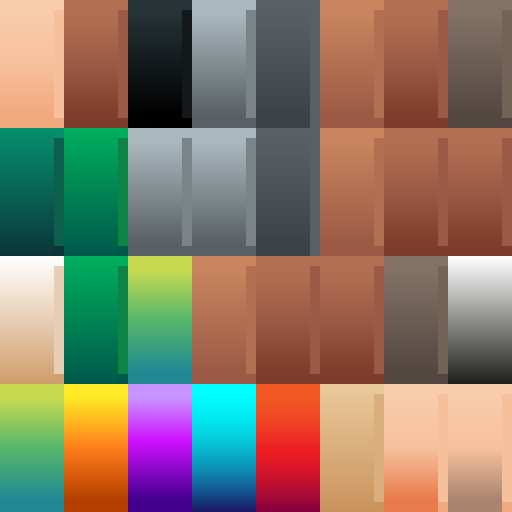
#> input picture sorgenti3d/oggetti/rogue_texture.png, 1024 x 1024 px (shown at 1/2 size); its folder holds 8 pictures in this run
$ python genera_arte.py
#> lines starting #> are read from the running program, lines starting #| are printed output that depends on the picture; after the words box and inside, x2 and y2 are one past the last pixel; in counts of white or black regions, pixels touching at a corner belong together
#!/usr/bin/env python3
"""Strumento di lavoro: crea la grafica che non nasce dai modelli 3D.

Uso (dalla cartella del progetto):
    python3 strumenti/genera_arte.py texture     # texture ricolorate per i modelli
    python3 strumenti/genera_arte.py ambiente    # mattoni, sfondi, icona, palette
    python3 strumenti/genera_arte.py             # tutto

Le texture ricolorate finiscono in sorgenti3d/oggetti (le usa render_sprite.gd),
la grafica d'ambiente in arte/ambiente (la usa il gioco).
"""
import colorsys
import sys
from pathlib import Path

import numpy as np
from PIL import Image

RADICE = Path(__file__).resolve().parent.parent
OGGETTI = RADICE / "sorgenti3d" / "oggetti"
AMBIENTE = RADICE / "arte" / "ambiente"


# ---------------------------------------------------------------- texture

def _hsv(img: np.ndarray) -> np.ndarray:
    """RGB 0..1 -> HSV 0..1, vettoriale."""
    r, g, b = img[..., 0], img[..., 1], img[..., 2]
    mx = img.max(axis=-1)
    mn = img.min(axis=-1)
    d = mx - mn
    h = np.zeros_like(mx)
    m = d > 1e-6
    rm = m & (mx == r)
    gm = m & (mx == g) & ~rm
    bm = m & ~rm & ~gm
    h[rm] = ((g - b)[rm] / d[rm]) % 6.0
    h[gm] = (b - r)[gm] / d[gm] + 2.0
    h[bm] = (r - g)[bm] / d[bm] + 4.0
    h = h / 6.0
    s = np.where(mx > 1e-6, d / np.maximum(mx, 1e-6), 0.0)
    return np.stack([h, s, mx], axis=-1)


def _rgb(hsv: np.ndarray) -> np.ndarray:
    h, s, v = hsv[..., 0], hsv[..., 1], hsv[..., 2]
    i = np.floor(h * 6.0).astype(int) % 6
    f = h * 6.0 - np.floor(h * 6.0)
    p = v * (1 - s)
    q = v * (1 - f * s)
    t = v * (1 - (1 - f) * s)
    out = np.zeros(hsv.shape)
    for k, (a, b, c) in enumerate([(v, t, p), (q, v, p), (p, v, t), (p, q, v), (t, p, v), (v, p, q)]):
        m = i == k
        out[..., 0][m] = a[m]
        out[..., 1][m] = b[m]
        out[..., 2][m] = c[m]
    return out


def ricolora(origine: str, destinazione: str, regole: list) -> None:
    """Ogni regola: (h_min, h_max, s_min, s_max, v_min, v_max) -> (h, s_mul, s_add, v_mul, v_add).

    h = None lascia la tinta com'è. Le tinte sono in gradi. Vince la prima regola che combacia.
    """
    img = np.asarray(Image.open(OGGETTI / origine).convert("RGB")).astype(float) / 255.0
    hsv = _hsv(img)
    h, s, v = hsv[..., 0] * 360.0, hsv[..., 1], hsv[..., 2]
    fatto = np.zeros(h.shape, dtype=bool)
    nuovo = hsv.copy()
    for (h0, h1, s0, s1, v0, v1), (nh, sm, sa, vm, va) in regole:
        if h0 <= h1:
            mh = (h >= h0) & (h <= h1)
        else:  # intervallo a cavallo dello zero (rossi)
            mh = (h >= h0) | (h <= h1)
        m = mh & (s >= s0) & (s <= s1) & (v >= v0) & (v <= v1) & ~fatto
        if nh is not None:
            nuovo[..., 0][m] = nh / 360.0
        nuovo[..., 1][m] = np.clip(s[m] * sm + sa, 0, 1)
        nuovo[..., 2][m] = np.clip(v[m] * vm + va, 0, 1)
        fatto |= m
    out = (_rgb(nuovo) * 255.0 + 0.5).astype(np.uint8)
    Image.fromarray(out, "RGB").save(OGGETTI / destinazione)
    print("texture:", destinazione)


def texture() -> None:
    # Il Non Narrato: mantello e cappuccio viola-notte, volto inghiottito dal buio.
    ricolora("rogue_texture.png", "protagonista_texture.png", [
        ((10, 40, 0.10, 0.48, 0.80, 1.0), (262, 0.0, 0.35, 0.0, 0.05)),      # pelle -> vuoto
        ((120, 200, 0.25, 1.0, 0.0, 1.0), (258, 0.0, 0.34, 0.50, 0.06)),      # verde -> viola-notte
        ((40, 120, 0.25, 1.0, 0.0, 1.0), (250, 0.0, 0.25, 0.55, 0.10)),       # orli giallo-verdi
        ((0, 45, 0.30, 1.0, 0.0, 1.0), (22, 0.45, 0.0, 0.62, 0.0)),           # cuoio più scuro
        ((0, 360, 0.0, 0.30, 0.0, 1.0), (235, 1.0, 0.06, 0.92, 0.0)),         # grigi appena freddi
    ])
#> in _hsv, `m = d > 1e-6`:
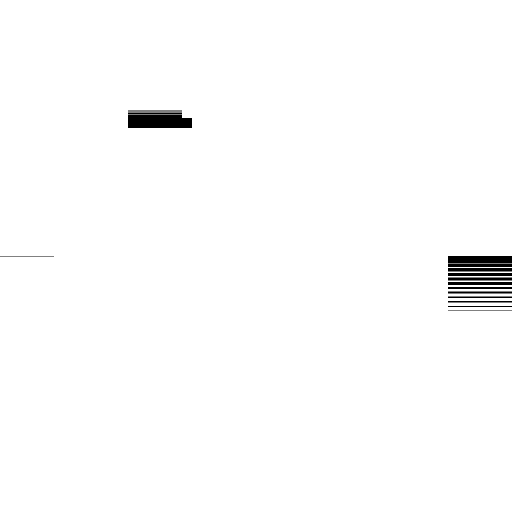
#> m: shape (1024, 1024) bool (shown at 1/2 size); 98.9% white; 16 black regions, largest, box (x1, y1, x2, y2) and area: (256, 229, 384, 256) 3316, (896, 512, 1024, 526) 1792, (896, 527, 1024, 534) 896
#> in _hsv, `rm = m & (mx == r)`: rm: shape (1024, 1024) bool; 58.6% white; 13 black regions, largest, box (x1, y1, x2, y2) and area: (0, 0, 640, 1024) 426092, (896, 512, 1024, 526) 1792, (896, 527, 1024, 534) 896
#> in _hsv, `gm = m & (mx == g) & ~rm`: gm: shape (1024, 1024) bool; 14.8% white; 16 white regions, largest, box (x1, y1, x2, y2) and area: (0, 256, 384, 987) 150944, (384, 768, 512, 776) 1024, (384, 778, 512, 783) 640
#> in _hsv, `bm = m & ~rm & ~gm`: bm: shape (1024, 1024) bool; 25.5% white; 5 white regions, box (x1, y1, x2, y2) and area: (256, 0, 640, 512) 190700, (256, 731, 512, 1024) 68480, (0, 987, 128, 1024) 4736, (0, 486, 128, 512) 3208, (0, 483, 108, 485) 216
#> in _hsv, `h[gm] = (b - r)[gm] / d[gm] + 2.0`: h: shape (1024, 1024) float64; min 0, max 6, mean 0.667
#> after the loop in ricolora, `for (h0, h1, s0, s1, v0, v1), (nh, sm, sa, vm, va) in regole:`: fatto: shape (1024, 1024) bool; 94.4% white; 7 black regions, largest, box (x1, y1, x2, y2) and area: (256, 768, 640, 1024) 58112, (256, 208, 364, 210) 216, (256, 212, 364, 214) 216
#> after the loop in ricolora, `for (h0, h1, s0, s1, v0, v1), (nh, sm, sa, vm, va) in regole:`:
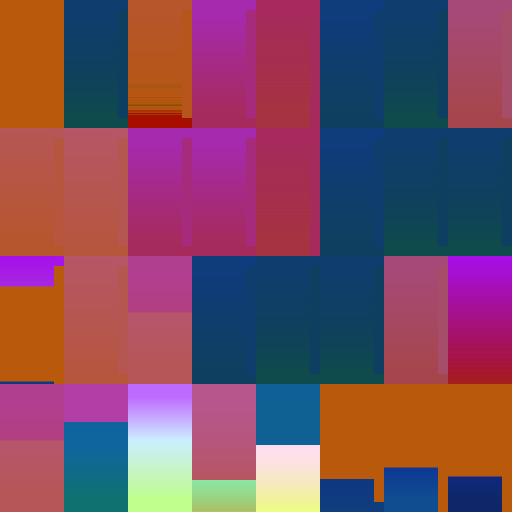
#> nuovo: shape (1024, 1024, 3) float64 (shown at 1/2 size); mean R, G, B 0.481, 0.301, 0.384
#> in _rgb, `i = np.floor(h * 6.0).astype(int) % 6`:
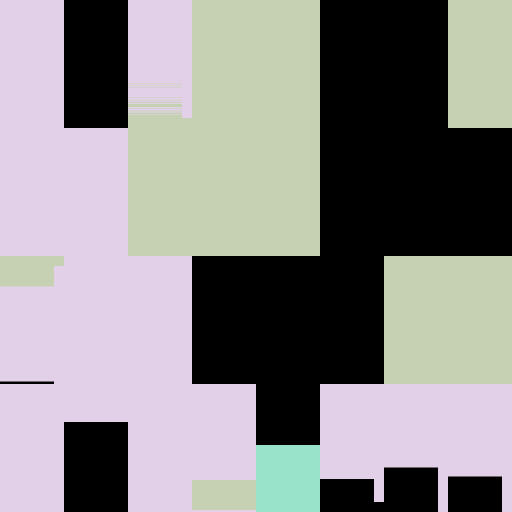
#> i: shape (1024, 1024) int64 (shown at 1/2 size); 4 distinct labels, from 0 to 5; one colour per label, 0 black
#> the loop in _rgb, `for k, (a, b, c) in enumerate([(v, t, p), (q, v, p), (p, v, t), (p, q,..` made 6 passes
#> after the loop in _rgb, `for k, (a, b, c) in enumerate([(v, t, p), (q, v, p), (p, v, t), (p, q,..`:
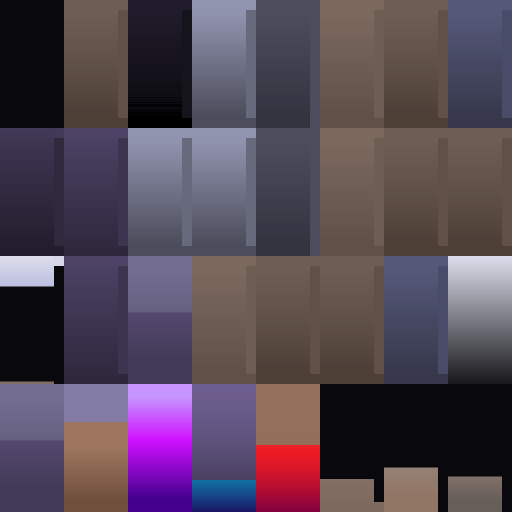
#> out: shape (1024, 1024, 3) float64 (shown at 1/2 size); mean of channels 0, 1, 2 0.334, 0.28, 0.336; drawn as R, G, B
    # Scheletri: ossa pallide e fredde, stoffe spente.
    ricolora("skeleton_texture.png", "scheletro_texture.png", [
        ((15, 60, 0.0, 0.45, 0.70, 1.0), (48, 0.55, 0.0, 0.90, 0.0)),         # ossa
        ((330, 15, 0.40, 1.0, 0.0, 1.0), (352, 0.85, 0.0, 0.62, 0.0)),        # rosso -> sangue secco
        ((200, 290, 0.25, 1.0, 0.0, 1.0), (268, 0.75, 0.0, 0.60, 0.0)),       # blu/viola -> stoffa logora
        ((0, 45, 0.30, 1.0, 0.0, 1.0), (24, 0.50, 0.0, 0.65, 0.0)),           # cuoio/legno
        ((0, 360, 0.0, 0.30, 0.0, 1.0), (230, 1.0, 0.05, 0.88, 0.0)),         # metallo
    ])
#> call 2 of ricolora, with origine = 'skeleton_texture.png', destinazione = 'scheletro_texture.png'
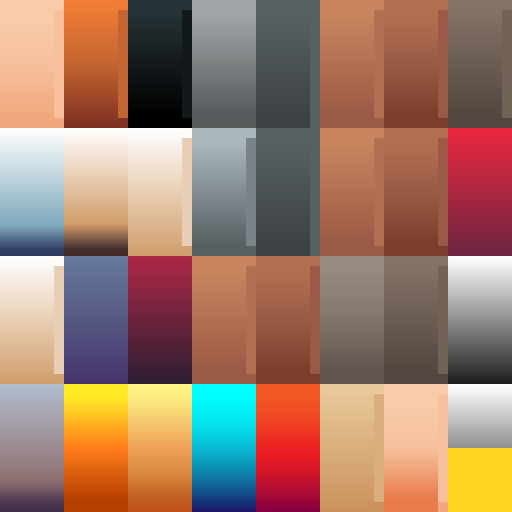
#> input picture sorgenti3d/oggetti/skeleton_texture.png, 1024 x 1024 px (shown at 1/2 size)
#> in _hsv (call 2), `d = mx - mn`:
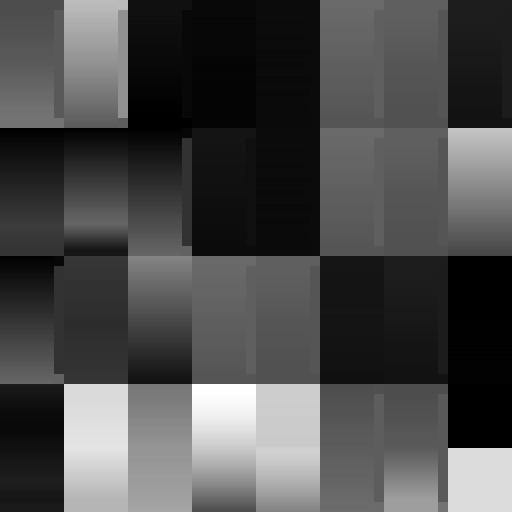
#> d: shape (1024, 1024) float64 (shown at 1/2 size); min 0, max 1, mean 0.296
#> in _hsv (call 2), `m = d > 1e-6`: m: shape (1024, 1024) bool; 98% white; 29 black regions, largest, box (x1, y1, x2, y2) and area: (0, 229, 384, 257) 3680, (896, 512, 1024, 526) 1792, (896, 768, 1024, 782) 1792
#> in _hsv (call 2), `rm = m & (mx == r)`: rm: shape (1024, 1024) bool; 72% white; 26 black regions, largest, box (x1, y1, x2, y2) and area: (0, 0, 640, 1024) 275032, (0, 1002, 128, 1024) 2816, (896, 512, 1024, 526) 1792
#> in _hsv (call 2), `gm = m & (mx == g) & ~rm`:
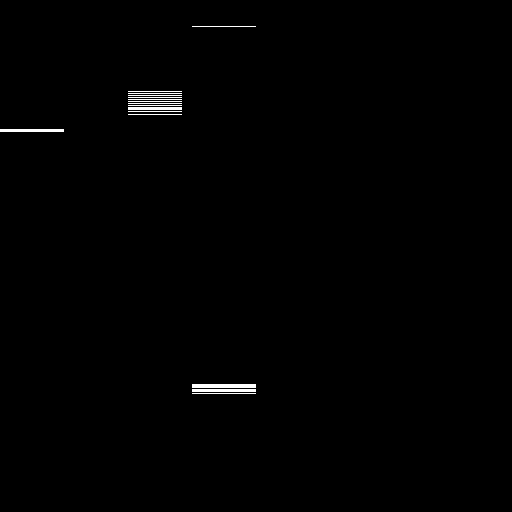
#> gm: shape (1024, 1024) bool (shown at 1/2 size); 0.42% white; 19 white regions, largest, box (x1, y1, x2, y2) and area: (384, 768, 512, 776) 1024, (384, 778, 512, 783) 640, (256, 217, 364, 220) 324
#> the loop in _rgb (call 2), `for k, (a, b, c) in enumerate([(v, t, p), (q, v, p), (p, v, t), (p, q,..` made 6 passes


REGOLE_CUPE = [
    # (tinta da-a, saturazione da-a, luminosità da-a) -> (nuova tinta, sat×, sat+, lum×, lum+)
    ((10, 40, 0.10, 0.48, 0.80, 1.0), (262, 0.0, 0.35, 0.0, 0.05)),       # pelle -> vuoto (il Non Narrato non ha volto)
    ((120, 175, 0.25, 1.0, 0.0, 1.0), (258, 0.0, 0.34, 0.50, 0.06)),       # verdi -> viola-notte
    ((175, 200, 0.25, 1.0, 0.0, 1.0), (196, 0.55, 0.0, 0.55, 0.0)),        # verde-acqua -> acqua scura
    ((60, 120, 0.25, 1.0, 0.0, 1.0), (250, 0.0, 0.25, 0.55, 0.10)),        # giallo-verdi -> viola
    ((40, 60, 0.30, 1.0, 0.0, 1.0), (36, 0.55, 0.0, 0.62, 0.0)),           # oro -> bronzo spento
    ((200, 255, 0.20, 1.0, 0.0, 1.0), (222, 0.45, 0.0, 0.62, 0.0)),        # blu -> acciaio freddo
    ((255, 320, 0.20, 1.0, 0.0, 1.0), (272, 0.6, 0.0, 0.58, 0.0)),         # viola e magenta -> vino scuro
    ((320, 360, 0.35, 1.0, 0.0, 1.0), (352, 0.75, 0.0, 0.58, 0.0)),        # rossi -> sangue secco
    ((0, 10, 0.35, 1.0, 0.0, 1.0), (352, 0.75, 0.0, 0.58, 0.0)),
    ((0, 45, 0.30, 1.0, 0.0, 1.0), (22, 0.45, 0.0, 0.62, 0.0)),            # cuoio e legno più scuri
    ((0, 360, 0.0, 0.30, 0.0, 1.0), (235, 1.0, 0.06, 0.88, 0.0)),          # grigi appena freddi
]


def texture_cupe() -> None:
    """Le texture di tutti i personaggi KayKit nella stessa palette cupa: servono al manichino."""
    for nome in ["rogue", "knight", "barbarian", "mage", "skeleton"]:
        ricolora(nome + "_texture.png", nome + "_cupo.png", REGOLE_CUPE)


# ---------------------------------------------------------------- avvio

def main() -> None:
    cosa = sys.argv[1:] or ["texture", "ambiente"]
    if "texture" in cosa:
        texture()
        texture_cupe()
    if "ambiente" in cosa:
        ambiente()


# ---------------------------------------------------------------- ambiente

# La palette fissa del gioco: pochi colori cupi, scelti a mano.
PALETTE = """
07060b 0d0a12 15111d 1d1828 272036 322a44 40385a 554c72
1a1c22 262a32 353a44 474d58 5c6370 767e8a 969da6 b8bdc2
2a1408 4a1f0c 6e2e10 984514 c46a1c e39432 f4c35a fbe9a6
3a332c 5a4f42 7d6f5c a39478 c9bb9c e6dcc2
2a0a10 4d0f18 7a1620 a8242a d04038
0f2a3a 175066 2a86a0 6bd0e0 c8f4f8
12201a 213a2c 3a5a40
3a1f4a 5e2f74 8a4aa6
""".split()

LATO_LUT = 32


# [86 lines left out: functions _oklab, palette, icona, rumore, ambiente, not called in this run]


if __name__ == "__main__":
#> (the run stopped early here; a loop or call above may not have finished)
